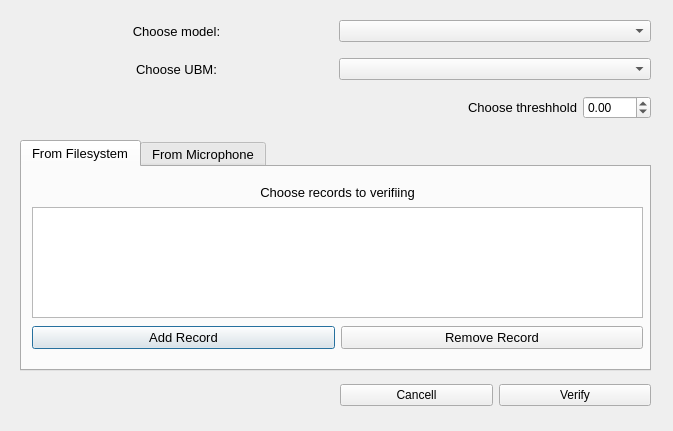
<?xml version="1.0" encoding="UTF-8"?>
<ui version="4.0">
 <class>ModelVerificationWindow</class>
 <widget class="QDialog" name="ModelVerificationWindow">
  <property name="geometry">
   <rect>
    <x>0</x>
    <y>0</y>
    <width>673</width>
    <height>431</height>
   </rect>
  </property>
  <property name="mouseTracking">
   <bool>true</bool>
  </property>
  <property name="windowTitle">
   <string>Model Verification Window</string>
  </property>
  <widget class="QWidget" name="verticalLayoutWidget">
   <property name="geometry">
    <rect>
     <x>20</x>
     <y>10</y>
     <width>631</width>
     <height>121</height>
    </rect>
   </property>
   <layout class="QVBoxLayout" name="verticalLayout">
    <item>
     <layout class="QHBoxLayout" name="horizontalLayout">
      <item>
       <widget class="QLabel" name="label_model">
        <property name="font">
         <font>
          <pointsize>10</pointsize>
          <weight>50</weight>
          <italic>false</italic>
          <bold>false</bold>
         </font>
        </property>
        <property name="text">
         <string>Choose model:</string>
        </property>
        <property name="alignment">
         <set>Qt::AlignCenter</set>
        </property>
       </widget>
      </item>
      <item>
       <widget class="QComboBox" name="comboBox_model"/>
      </item>
     </layout>
    </item>
    <item>
     <layout class="QHBoxLayout" name="horizontalLayout_4">
      <item>
       <widget class="QLabel" name="label">
        <property name="font">
         <font>
          <pointsize>10</pointsize>
          <weight>50</weight>
          <italic>false</italic>
          <bold>false</bold>
         </font>
        </property>
        <property name="text">
         <string>Choose UBM:</string>
        </property>
        <property name="alignment">
         <set>Qt::AlignCenter</set>
        </property>
       </widget>
      </item>
      <item>
       <widget class="QComboBox" name="comboBox_ubm"/>
      </item>
     </layout>
    </item>
    <item>
     <layout class="QHBoxLayout" name="horizontalLayout_2">
      <item>
       <spacer name="horizontalSpacer">
        <property name="orientation">
         <enum>Qt::Horizontal</enum>
        </property>
        <property name="sizeHint" stdset="0">
         <size>
          <width>40</width>
          <height>20</height>
         </size>
        </property>
       </spacer>
      </item>
      <item>
       <widget class="QLabel" name="label_threshold">
        <property name="font">
         <font>
          <pointsize>10</pointsize>
         </font>
        </property>
        <property name="text">
         <string>Choose threshhold</string>
        </property>
        <property name="alignment">
         <set>Qt::AlignCenter</set>
        </property>
       </widget>
      </item>
      <item>
       <widget class="QDoubleSpinBox" name="doubleSpinBox_threshold">
        <property name="minimum">
         <double>-100.000000000000000</double>
        </property>
        <property name="maximum">
         <double>100.000000000000000</double>
        </property>
        <property name="singleStep">
         <double>0.100000000000000</double>
        </property>
       </widget>
      </item>
     </layout>
    </item>
   </layout>
  </widget>
  <widget class="QTabWidget" name="tabWidget">
   <property name="geometry">
    <rect>
     <x>20</x>
     <y>140</y>
     <width>631</width>
     <height>231</height>
    </rect>
   </property>
   <property name="font">
    <font>
     <pointsize>10</pointsize>
     <weight>50</weight>
     <italic>false</italic>
     <bold>false</bold>
    </font>
   </property>
   <property name="mouseTracking">
    <bool>true</bool>
   </property>
   <property name="currentIndex">
    <number>0</number>
   </property>
   <widget class="QWidget" name="tab_fromFilesystem">
    <property name="mouseTracking">
     <bool>true</bool>
    </property>
    <attribute name="title">
     <string>From Filesystem</string>
    </attribute>
    <widget class="QWidget" name="layoutWidget">
     <property name="geometry">
      <rect>
       <x>10</x>
       <y>150</y>
       <width>611</width>
       <height>41</height>
      </rect>
     </property>
     <layout class="QHBoxLayout" name="horizontalLayout_6">
      <item>
       <widget class="QPushButton" name="pushButton_add_rec_filesystem_2">
        <property name="text">
         <string>Add Record</string>
        </property>
       </widget>
      </item>
      <item>
       <widget class="QPushButton" name="pushButton_remove_filesystem_2">
        <property name="text">
         <string>Remove Record</string>
        </property>
       </widget>
      </item>
     </layout>
    </widget>
    <widget class="QListWidget" name="listWidget_records_filesystem_2">
     <property name="geometry">
      <rect>
       <x>10</x>
       <y>40</y>
       <width>611</width>
       <height>111</height>
      </rect>
     </property>
     <property name="sizePolicy">
      <sizepolicy hsizetype="Preferred" vsizetype="Preferred">
       <horstretch>0</horstretch>
       <verstretch>0</verstretch>
      </sizepolicy>
     </property>
     <property name="minimumSize">
      <size>
       <width>0</width>
       <height>0</height>
      </size>
     </property>
     <property name="maximumSize">
      <size>
       <width>45000</width>
       <height>45000</height>
      </size>
     </property>
     <property name="baseSize">
      <size>
       <width>200</width>
       <height>200</height>
      </size>
     </property>
     <property name="mouseTracking">
      <bool>true</bool>
     </property>
    </widget>
    <widget class="QLabel" name="label_filesystem_2">
     <property name="geometry">
      <rect>
       <x>10</x>
       <y>10</y>
       <width>611</width>
       <height>30</height>
      </rect>
     </property>
     <property name="sizePolicy">
      <sizepolicy hsizetype="Minimum" vsizetype="Preferred">
       <horstretch>0</horstretch>
       <verstretch>0</verstretch>
      </sizepolicy>
     </property>
     <property name="minimumSize">
      <size>
       <width>0</width>
       <height>20</height>
      </size>
     </property>
     <property name="maximumSize">
      <size>
       <width>16777215</width>
       <height>30</height>
      </size>
     </property>
     <property name="font">
      <font>
       <pointsize>10</pointsize>
       <weight>50</weight>
       <italic>false</italic>
       <bold>false</bold>
      </font>
     </property>
     <property name="text">
      <string>Choose records to verifiing</string>
     </property>
     <property name="alignment">
      <set>Qt::AlignCenter</set>
     </property>
    </widget>
   </widget>
   <widget class="QWidget" name="tab_fromMicrophone">
    <property name="mouseTracking">
     <bool>true</bool>
    </property>
    <attribute name="title">
     <string>From Microphone</string>
    </attribute>
    <widget class="QWidget" name="layoutWidget">
     <property name="geometry">
      <rect>
       <x>10</x>
       <y>150</y>
       <width>611</width>
       <height>41</height>
      </rect>
     </property>
     <layout class="QHBoxLayout" name="horizontalLayout_8">
      <item>
       <widget class="QPushButton" name="pushButton_add_rec_microphone">
        <property name="text">
         <string>Add Record</string>
        </property>
       </widget>
      </item>
      <item>
       <widget class="QPushButton" name="pushButton_remove_microphone">
        <property name="text">
         <string>Remove Record</string>
        </property>
       </widget>
      </item>
     </layout>
    </widget>
    <widget class="QListWidget" name="listWidget_records_microphone">
     <property name="geometry">
      <rect>
       <x>10</x>
       <y>39</y>
       <width>611</width>
       <height>111</height>
      </rect>
     </property>
     <property name="sizePolicy">
      <sizepolicy hsizetype="Preferred" vsizetype="Preferred">
       <horstretch>0</horstretch>
       <verstretch>0</verstretch>
      </sizepolicy>
     </property>
     <property name="minimumSize">
      <size>
       <width>0</width>
       <height>0</height>
      </size>
     </property>
     <property name="maximumSize">
      <size>
       <width>4999</width>
       <height>5000</height>
      </size>
     </property>
     <property name="baseSize">
      <size>
       <width>200</width>
       <height>200</height>
      </size>
     </property>
     <property name="mouseTracking">
      <bool>true</bool>
     </property>
    </widget>
    <widget class="QLabel" name="label_filesystem_3">
     <property name="geometry">
      <rect>
       <x>10</x>
       <y>10</y>
       <width>611</width>
       <height>30</height>
      </rect>
     </property>
     <property name="sizePolicy">
      <sizepolicy hsizetype="Minimum" vsizetype="Preferred">
       <horstretch>0</horstretch>
       <verstretch>0</verstretch>
      </sizepolicy>
     </property>
     <property name="minimumSize">
      <size>
       <width>0</width>
       <height>20</height>
      </size>
     </property>
     <property name="maximumSize">
      <size>
       <width>16777215</width>
       <height>30</height>
      </size>
     </property>
     <property name="font">
      <font>
       <pointsize>10</pointsize>
      </font>
     </property>
     <property name="text">
      <string>Choose records to verifiing</string>
     </property>
     <property name="alignment">
      <set>Qt::AlignCenter</set>
     </property>
    </widget>
   </widget>
  </widget>
  <widget class="QWidget" name="verticalLayoutWidget_2">
   <property name="geometry">
    <rect>
     <x>340</x>
     <y>380</y>
     <width>311</width>
     <height>31</height>
    </rect>
   </property>
   <layout class="QHBoxLayout" name="horizontalLayout_3">
    <item>
     <widget class="QPushButton" name="pushButton_cancell">
      <property name="text">
       <string>Cancell</string>
      </property>
     </widget>
    </item>
    <item>
     <widget class="QPushButton" name="pushButton_verify">
      <property name="text">
       <string>Verify</string>
      </property>
     </widget>
    </item>
   </layout>
  </widget>
 </widget>
 <resources/>
 <connections/>
</ui>
